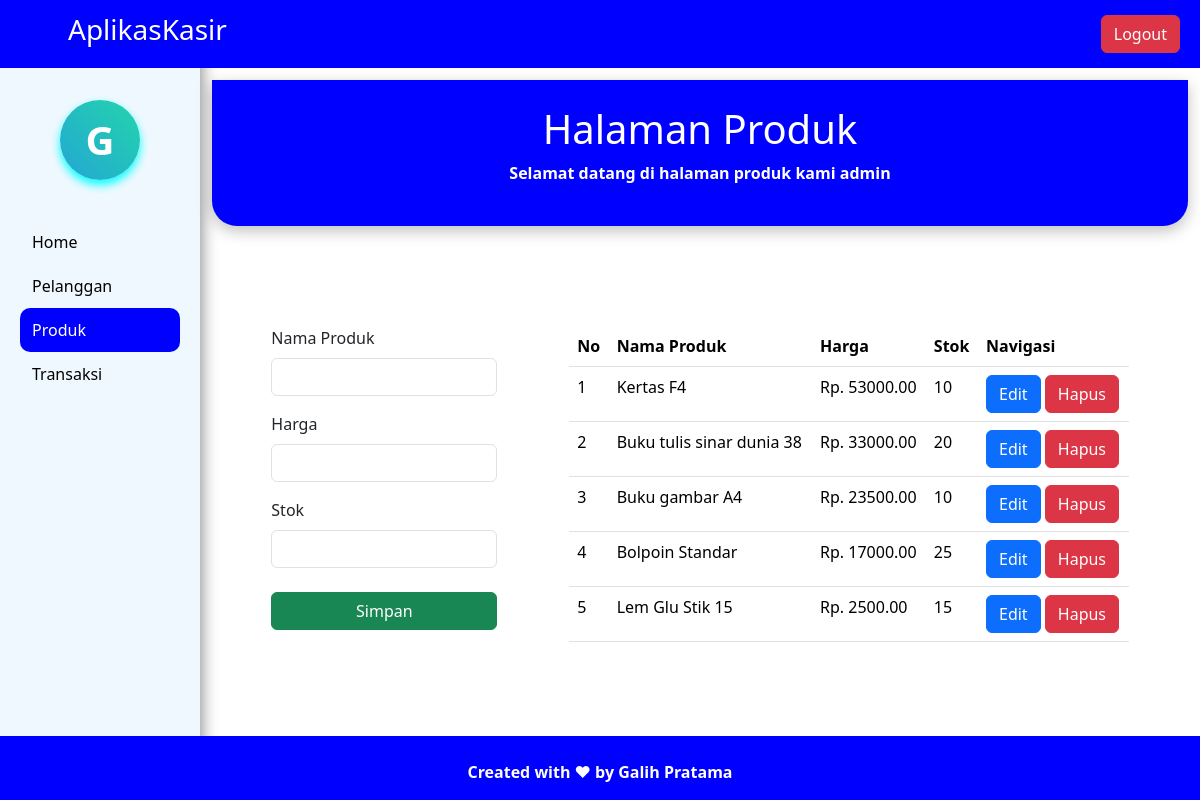
The app's page /admin/produk/produk.php (signed in) with its own data.
### tables this page shows
CREATE TABLE `produk` (
  `id_produk` int(11) NOT NULL,
  `nama_produk` varchar(100) NOT NULL,
  `harga` decimal(10,2) NOT NULL,
  `stok` int(11) NOT NULL
);

### admin/produk/produk.php (the view, shortened to what this page needs)
<!DOCTYPE html>
<html lang="en">
<head>
    <link rel="stylesheet" href="../../assets/css/bootstrap.min.css">
</head>
<body>
    <div class="navbar p-2">
        <div class="container-fluid">
            <h1 class="navbar-brand text-white ps-5 fs-3">AplikasKasir</h1>
            <a href="../../logout.php" class="btn btn-danger" onclick="return confirm('Apakah Kamu yakin ingin keluar')">Logout</a>
        </div>
    </div>
    <div class="container-fluid">
        <div class="row">
            <div class="col-md-2 sidebar">
                    <div class="avatar-circle">G</div>
                    <a href="../home.php" class="sidebar-link ">Home</a>
                    <a href="../pelanggan/pelanggan.php" class="sidebar-link">Pelanggan</a>
                    <a href="produk.php" class="sidebar-link active">Produk</a>
                    <a href="../transaksi/transaksi.php" class="sidebar-link">Transaksi</a>
            </div>
            <div class="col-md-10">
                <div class="header text-white text-center fw-bold">
                    <h1>Halaman Produk</h1>
                    <p>Selamat datang di halaman produk kami <?php echo $_SESSION['username'];?></p>
                </div>
                <div class="row d-flex justify-content-center gap-5">
                    <div class="col-md-3">
                        <form action="" method="post">
                            <div class="form-group mb-3">
                                <label for="" class="form-label">Nama Produk</label>
                                <input type="text" name="nama_produk" class="form-control" required>
                            </div>
                            <div class="form-group mb-3">
                                <label for="" class="form-label">Harga</label>
                                <input type="number" name="harga" class="form-control" required>
                            </div>
                            <div class="form-group mb-4">
                                <label for="" class="form-label">Stok</label>
                                <input type="number" name="stok" class="form-control" required>
                            </div>
                            <button type="submit" name="btnSimpan" class="btn btn-success w-100">Simpan</button>
                        </form>
                    </div>
                    <div class="col-md-7">
                        <table class="table table-hover">
                            <thead>
                                <tr>
                                    <th>No</th>
                                    <th>Nama Produk</th>
                                    <th>Harga</th>
                                    <th>Stok</th>
                                    <th>Navigasi</th>
                                </tr>
                            </thead>
                            <tbody>
                                <?php
                                include '../../config.php';
                                $no     = 1;
                                $data   = mysqli_query($conn, "SELECT*from produk");
                                while($row = mysqli_fetch_array($data)){
                                ?>
                                <tr>
                                    <td><?php echo $no++;?></td>
                                    <td><?php echo $row['nama_produk'];?></td>
                                    <td>Rp. <?php echo $row['harga'];?></td>
                                    <td><?php echo $row['stok'];?></td>
                                    <td>
                                        <a href="edit_produk.php?id_produk=<?php echo $row['id_produk'];?>" class="btn btn-primary">Edit</a>
                                        <a href="hapus_produk.php?id_produk=<?php echo $row['id_produk'];?>" class="btn btn-danger">Hapus</a>
                                    </td>
                                </tr>
                                <?php } ?>
                            </tbody>
                        </table>
                    </div>
                </div>
            </div>
            <footer class="position-absolute bottom-0 w-100 fw-bold text-center text-white">
                <p class="pt-4">Created with ❤ by Galih Pratama</p>
            </footer>
        </div>
    </div>
</body>
</html>

### admin/produk/produk.php (style rules this page uses)
* { margin : 0 ; padding:0; }
body { height :100vh; }
.navbar { position:fixed; width:100%; z-index:999; background-color:blue; }
.sidebar { background-color:aliceblue; height:100vh; padding:50px 20px 0; box-shadow:2px 0 15px rgba(0,0,0,0.45); font-weight:500; }
.sidebar-link { text-decoration:none; color:black; display:block; padding : 10px 12px; border-radius:10px; transition:all 0.3s ease; }
.sidebar-link.active { color:white; background-color:blue; }
.avatar-circle { width:80px; height:80px; border-radius:50%; background:linear-gradient(45deg, #23a6d5, #23d5ab); display:flex; justify-content:center; align-items:center; font-size:40px; font-weight:bold; color:white; margin:50px auto 40px ; box-shadow:0 5px 10px cyan; animation:float 4s ease-in-out infinite; }
.header { background-color:blue; padding:25px 20px; margin:80px 0 100px ; border-radius:0 0 25px 25px; box-shadow:0 5px 15px rgba(0,0,0,0.25); }
footer { background-color:blue; }

### records on screen
produk: nama_produk "Kertas F4", harga "53000.00", stok "10"
produk: nama_produk "Buku tulis sinar dunia 38", harga "33000.00", stok "20"
produk: nama_produk "Buku gambar A4", harga "23500.00", stok "10"
produk: nama_produk "Bolpoin Standar", harga "17000.00", stok "25"
produk: nama_produk "Lem Glu Stik 15", harga "2500.00", stok "15"

### other values on screen
$_SESSION['username'] "admin"
